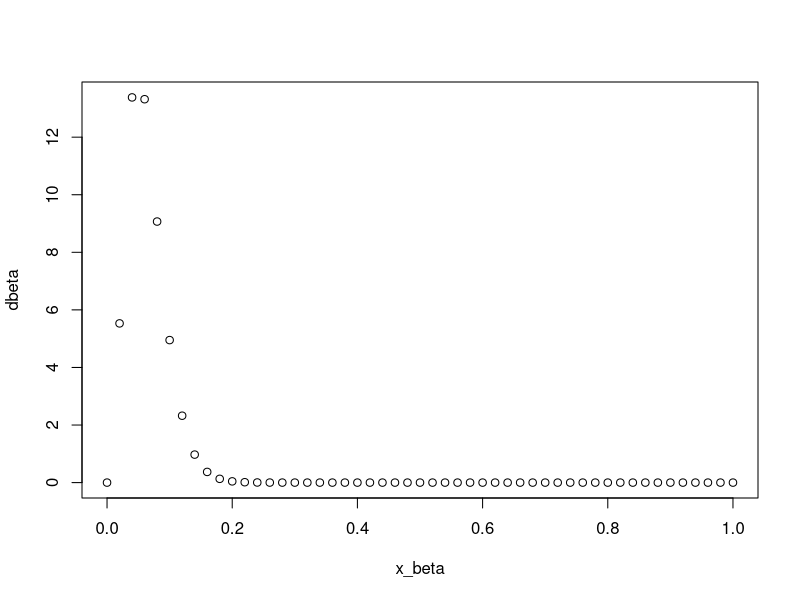
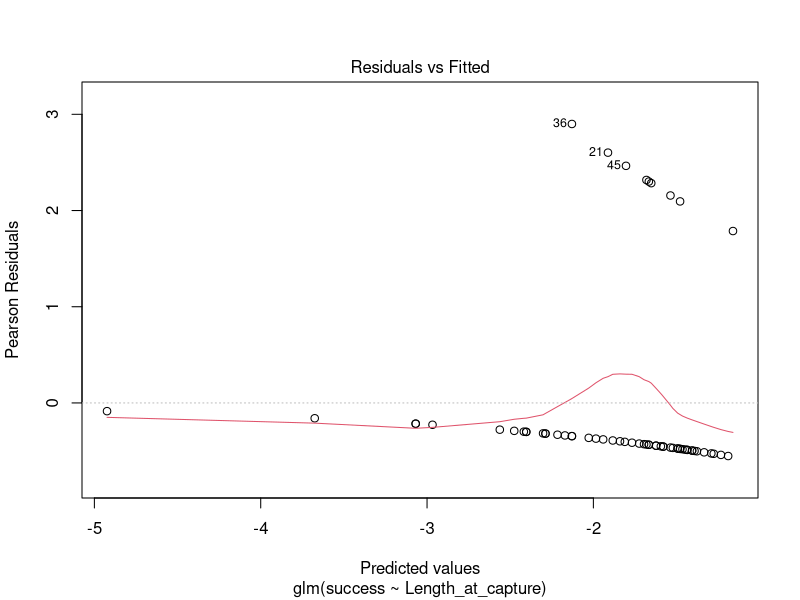
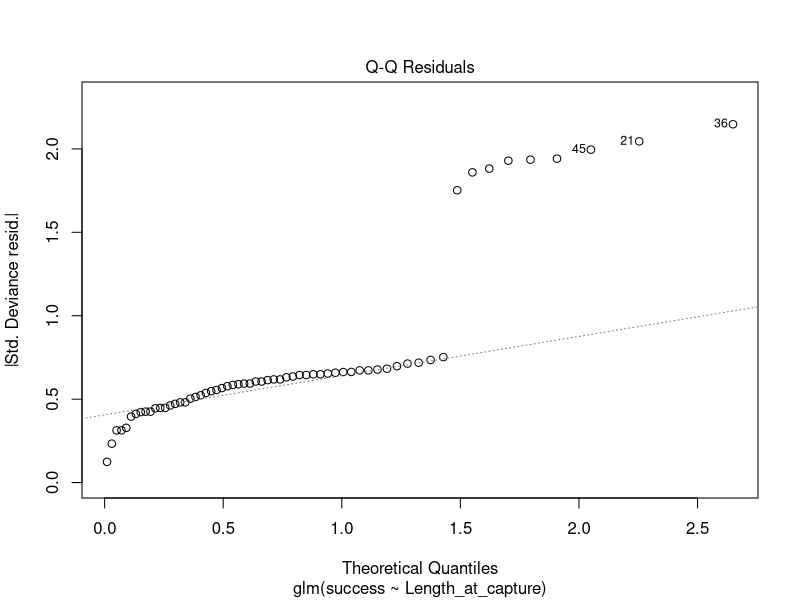
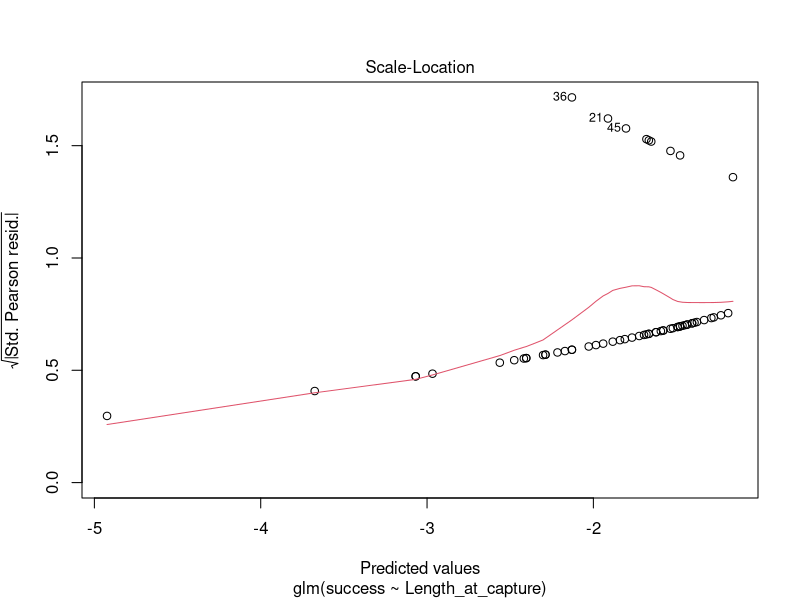
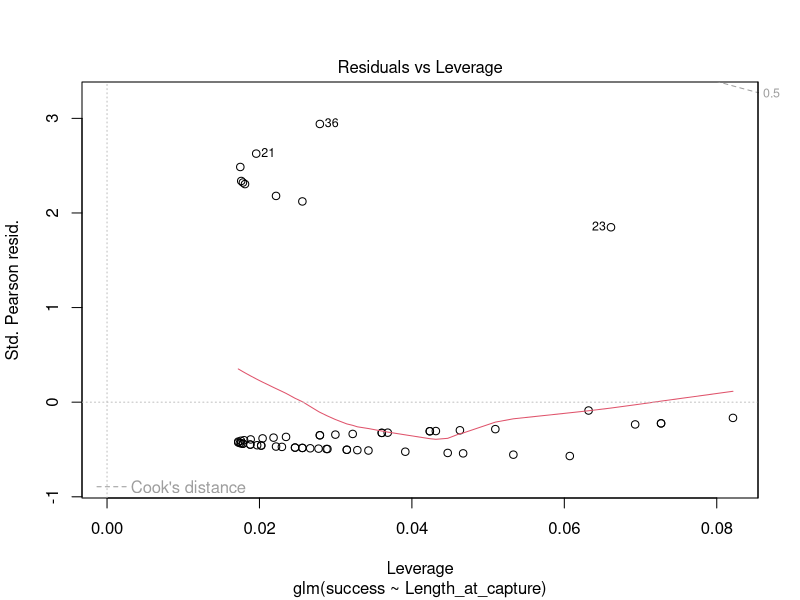
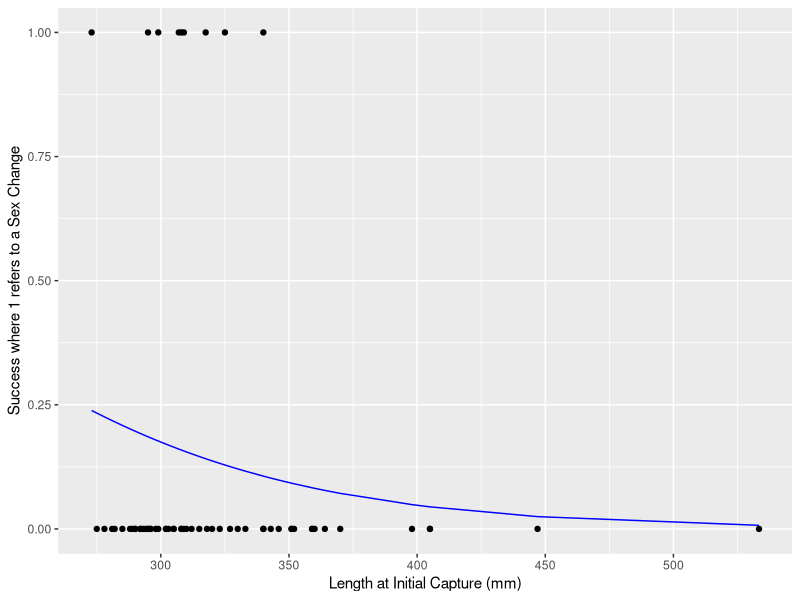

R code for these plots, in order:
#Title: Stat 955 Homework 3
#Authors: Jess Briggs & Amanda Kerkhove
#Date Created:2022-09-27

#Background
#Black sea bass are a protogynous hermaphrodite marine fish species – they change sex from female to male, although there are also primary males which first mature as males.  They do not change from male to female and they change sex primarily after the end of the spawning season (May to July).  The file BSB_tagging_data.xlsx contains the results of a tagging study conducted on this species.  Individual black sea bass (BSB) were captured, tagged with a unique identifier, and released on the “Date_at_capture.”  Some of these individuals were recaptured on the “Date_at_recapture.”  Sex and length were recorded at both time points (though this file only includes the “Length_at_capture.”  Sex change isn’t instantaneous, so some individuals recaptured while undergoing sex change are recorded as intersex.  These individuals can also be thought of as having changed sex.


#Question 1.1: Plot a probability density function (probability density vs. proportions from 0 to 1) for the proportion of female black sea bass that changed sex out of all those which were recaptured after the end of the spawning season (i.e., after July). 
library(lubridate)
library(dplyr)
library(ggplot2)

data<-read.csv("BSB_tagging_data.csv")%>%
  mutate(Date_at_recapture = mdy(Date_at_recapture))%>%
  filter(month(Date_at_recapture) > 7) %>%
  mutate(Sex_at_recapture = as.factor(Sex_at_recapture))

x_beta <- seq(0, 1, by = 0.02)    
dbeta<-dbeta(x_beta, 4, 59)
plot(x_beta, dbeta)


#Q1.2
p <- c(0.025, 0.975) #vector of probabilities
qbeta(p, 4, 59)

#Q1.3a Does the length of a female effect the probability of sex change given recapture after end of spawning season?
mf <- data %>% mutate(Sex_at_recapture = replace(Sex_at_recapture, Sex_at_recapture == 'Intersex', 'M'))
mf$Sex_at_capture <- ifelse(mf$Sex_at_capture == 'F', 1, 0)
mf$Sex_at_recapture <- ifelse(mf$Sex_at_recapture == 'F', 1, 0)
mf$Sex_at_capture <- as.numeric(mf$Sex_at_capture)
mf$Sex_at_recapture <- as.numeric(mf$Sex_at_recapture)
#Changed intersex at capture to M bc transition is in progress

#Add a success column:
mf <- mf %>% mutate(success = Sex_at_capture - Sex_at_recapture)

model <- glm(success ~ Length_at_capture, data = mf, family = binomial)
summary(model)
plot(model)

#No, length does not impact transition likelihood - p-value = 0.1122

#Q1.3b By how much is the log odds of sex change predicted to change for every millimeter increase in length?
#For every mm of length, there is a -0.014 percent log odds change of probability of sex change

#Q1.4 Plot the relationship between the probability of sex change for these individuals and length.  Overlay the model estimated relationship on the data.  Label axes appropriately and provide a figure caption

mf$predict <- predict.glm(model, type='response')

ggplot() +
  geom_point(data = mf, aes(x = Length_at_capture, y = success)) +
  geom_line(data = mf, aes(x = Length_at_capture, y = predict), color = 'blue') +
 labs(y = 'Success where 1 refers to a Sex Change', x = 'Length at Initial Capture (mm)')

#Figure Caption: Model estimates shows that as tail length increases, probability of transition decreases.

# Q1.5: Provide a 95% prediction interval for the probability of sex change for a female of length 300 mm.
fish<-data.frame(Length_at_capture = seq(250, 311, 1))
fam <- family(model)
ilink <- fam$linkinv
ilink <- family(model)$linkinv

preds <- bind_cols(fish, setNames(as_tibble(predict(model, fish, se.fit = TRUE)[1:2]), c('fit_link',"se_link")))

preds <- mutate(preds, fit_resp  = ilink(fit_link), right_upr = ilink(fit_link + (2 * se_link)), right_lwr = ilink(fit_link - (2 * se_link)))



preds$right_upr[preds$Length_at_capture == 300]
preds$right_lwr[preds$Length_at_capture == 300]
